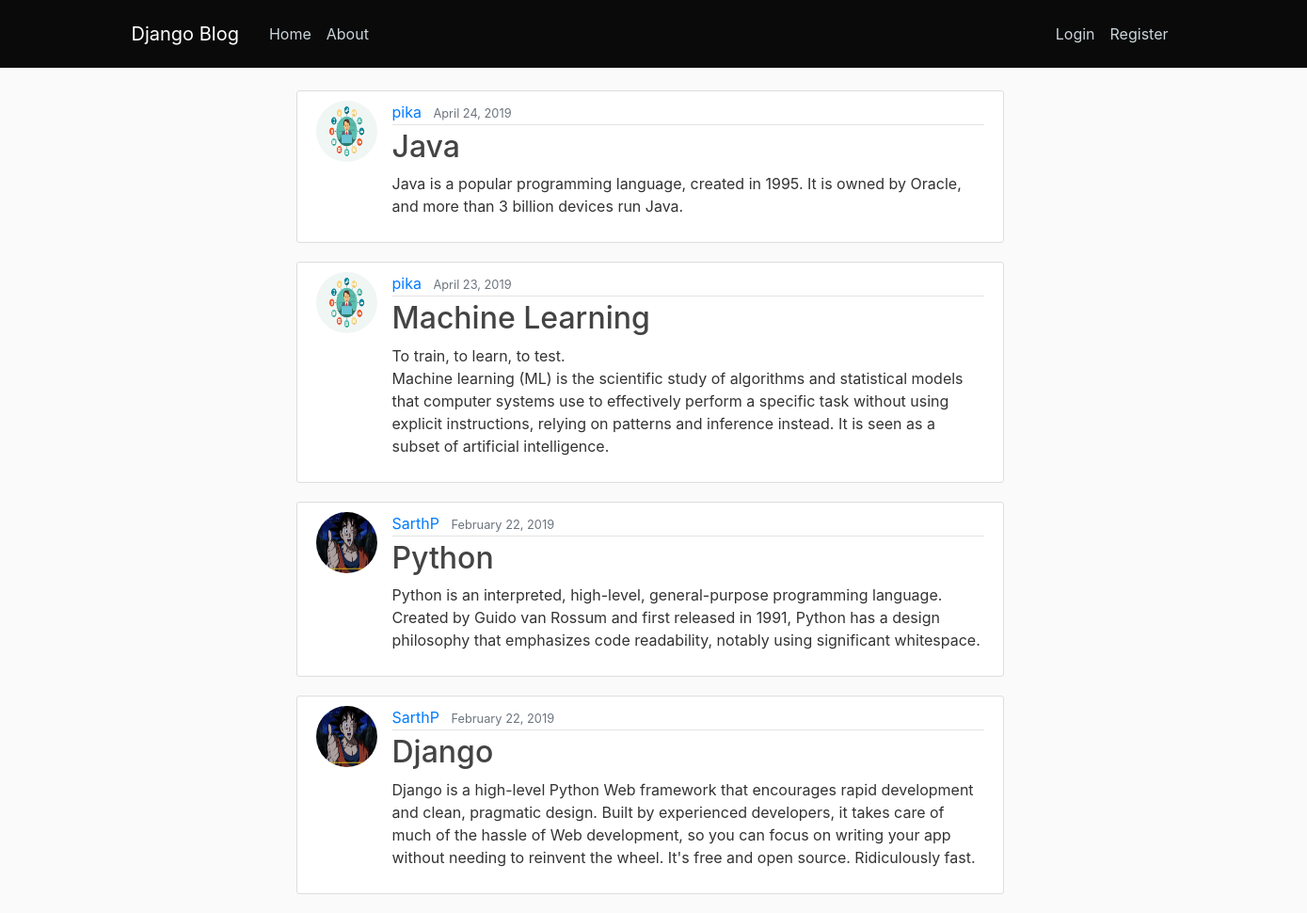
The page / on the database its author committed.
### blog/models.py (models this page shows, shortened)
class Post(models.Model):
	title = models.CharField(max_length=100)
	content = models.TextField()
	date_posted = models.DateTimeField(default=timezone.now)
	author = models.ForeignKey(User, on_delete=models.CASCADE)

### users/models.py (models this page shows, shortened)
class Profile(models.Model):
    user = models.OneToOneField(User, on_delete=models.CASCADE)
    image = models.ImageField(default='default.jpg', upload_to='profile_pics')

### blog/views.py (the view)
# urls.py: path('', PostListView.as_view(), name='blog-home'),
class PostListView(ListView):
	model = Post
	template_name = 'blog/home.html' #<app>/<model>_<viewtype>.html
	context_object_name = 'posts'
	ordering = ['-date_posted']

### blog/templates/blog/home.html
{% extends "blog/base.html" %}
{% block content %}
	{% for post in posts %}
		<article class="media content-section">
			<img class="rounded-circle article-img" src="{{ post.author.profile.image.url }}">
		  <div class="media-body">
		    <div class="article-metadata">
		      <a class="mr-2" href="#">{{ post.author }}</a>
		      <small class="text-muted">{{ post.date_posted|date:"F d, Y" }}</small>
		    </div>
		    <h2><a class="article-title" href="{% url 'post-detail' post.id %}">{{ post.title }}</a></h2>
		    <p class="article-content">{{ post.content }}</p>
		  </div>
</article>
	{% endfor %}
{% endblock content %}

### blog/templates/blog/base.html (shortened to what this page needs)
{% load static %}
<!DOCTYPE html>
<html>
<head>
	<head>
  <link rel="stylesheet" href="https://maxcdn.bootstrapcdn.com/bootstrap/4.0.0/css/bootstrap.min.css">
  <link rel="stylesheet" type="text/css" href="{% static 'blog/main.css' %}">
</head>
<body>
	<header class="site-header">
	  <nav class="navbar navbar-expand-md navbar-dark bg-steel fixed-top">
	    <div class="container">
	      <a class="navbar-brand mr-4" href="{% url 'blog-home' %}">Django Blog</a>
	      <div class="collapse navbar-collapse" id="navbarToggle">
	        <div class="navbar-nav mr-auto">
	          <a class="nav-item nav-link" href="{% url 'blog-home' %}">Home</a>
	          <a class="nav-item nav-link" href="{% url 'blog-about' %}">About</a>
	        </div>
	        <div class="navbar-nav">
	        	{% if user.is_authenticated %}
	        	 	<a class="nav-item nav-link" href="{% url 'post-create' %}">New Post</a>
	        		<a class="nav-item nav-link" href="{% url 'profile' %}">Profile</a>
	        		<a class="nav-item nav-link" href="{% url 'logout' %}">Logout</a>
	        	{% else %}
	          		<a class="nav-item nav-link" href="{% url 'login' %}">Login</a>
	          		<a class="nav-item nav-link" href="{% url 'register' %}">Register</a>
	          	{% endif %}
	        </div>
	      </div>
	    </div>
	  </nav>
	</header>
	<main role="main" class="container">
	  <div class="row">
	    <div class="col-md-8">
	      {% block content %}{% endblock %}
	    </div>
	  </div>
</main>
</body>
</html>

### blog/static/blog/main.css (style rules this page uses)
body { background: #fafafa; color: #333333; margin-top: 5rem; }
h1, h2, h3, h4, h5, h6 { color: #444444; }
.bg-steel { background-color: #0a0a0a; }
.site-header .navbar-nav .nav-link { color: #cbd5db; }
.content-section { background: #ffffff; padding: 10px 20px; border: 1px solid #dddddd; border-radius: 3px; margin-bottom: 20px; }
.article-title { color: #444444; }
.article-content { white-space: pre-line; }
.article-img { height: 65px; width: 65px; margin-right: 16px; }
.article-metadata { padding-bottom: 1px; margin-bottom: 4px; border-bottom: 1px solid #e3e3e3 }
.row { margin-right: -14em; margin-left: 10em; padding-top: 1em; }
.navbar { padding: 1rem 1rem; }

### rows shown on the page
Post: author.profile.image (placeholder picture), author "pika", date_posted "April 24, 2019", title "Java", content "Java is a popular programming language, created in 1995. It is owned by Oracle, and more than 3 billion devices run Java."
Post: author.profile.image (placeholder picture), author "pika", date_posted "April 23, 2019", title "Machine Learning", content "To train, to learn, to test. Machine learning (ML) is the scientific study of algorithms and statistical models that computer systems use to effectively perform a specific task without using explicit instructions, relying on patterns and inference instead. It is seen as a subset of artificial intelligence."
Post: author.profile.image (picture), author "SarthP", date_posted "February 22, 2019", title "Python", content "Python is an interpreted, high-level, general-purpose programming language. Created by Guido van Rossum and first released in 1991, Python has a design philosophy that emphasizes code readability, notably using significant whitespace."
Post: author.profile.image (picture), author "SarthP", date_posted "February 22, 2019", title "Django", content "Django is a high-level Python Web framework that encourages rapid development and clean, pragmatic design. Built by experienced developers, it takes care of much of the hassle of Web development, so you can focus on writing your app without needing to reinvent the wheel. It's free and open source. Ridiculously fast."
